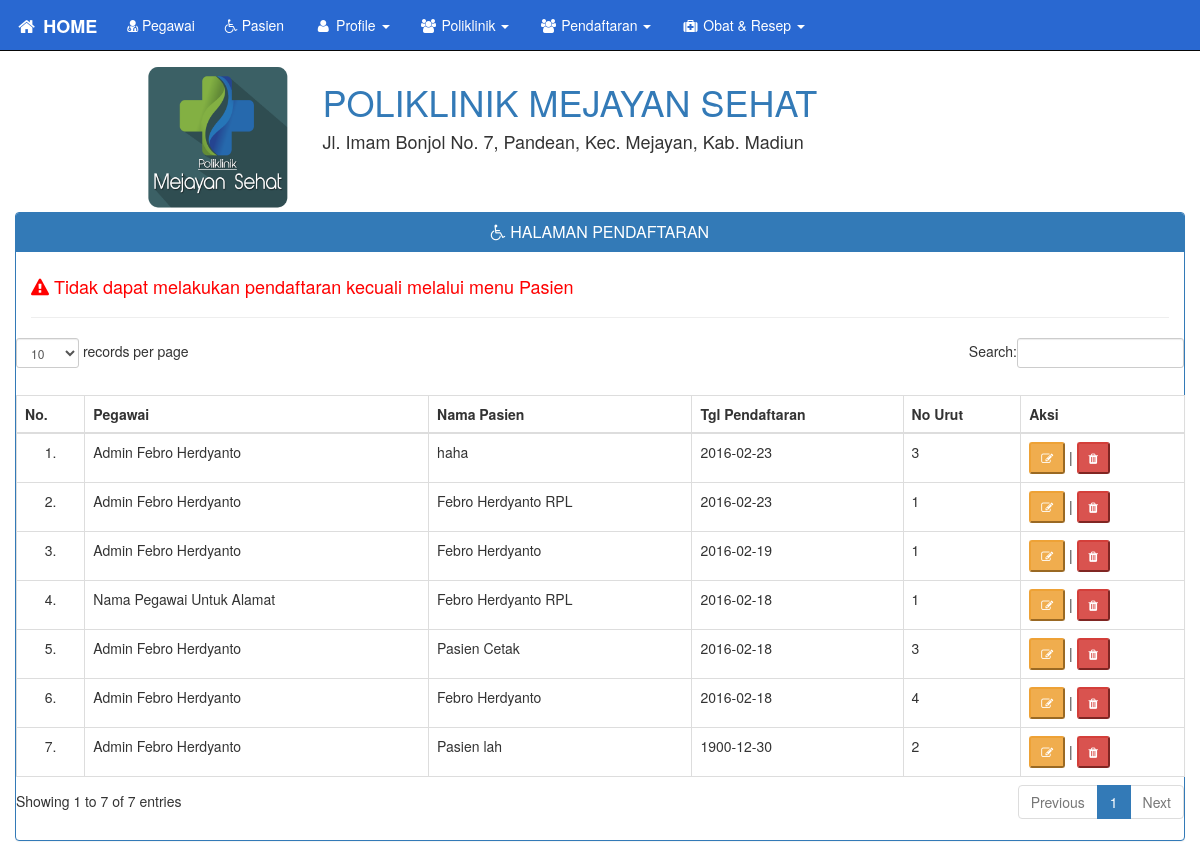
/index.php?halaman=Pendaftaran (signed in), run on the app's committed database.
### tables this page shows
CREATE TABLE IF NOT EXISTS `pendaftaran` (
  `no_pendaftaran` int(10) NOT NULL AUTO_INCREMENT,
  `NIP` varchar(20) NOT NULL,
  `no_pasien` int(10) NOT NULL,
  `tgl_pendaftaran` date NOT NULL,
  `no_urut` int(10) NOT NULL,
  PRIMARY KEY (`no_pendaftaran`),
  KEY `NIP` (`NIP`),
  KEY `no_pasien` (`no_pasien`)
);

CREATE TABLE IF NOT EXISTS `pegawai` (
  `NIP` varchar(30) NOT NULL,
  `nama_pegawai` varchar(50) NOT NULL,
  `alamat_pegawai` text NOT NULL,
  `telp_pegawai` varchar(15) NOT NULL,
  `tgl_lahir_pegawai` date NOT NULL,
  `jenkel_pegawai` varchar(2) NOT NULL,
  PRIMARY KEY (`NIP`)
);

CREATE TABLE IF NOT EXISTS `pasien` (
  `no_pasien` int(10) NOT NULL AUTO_INCREMENT,
  `nama_pasien` varchar(50) NOT NULL,
  `alamat_pasien` text NOT NULL,
  `telp_pasien` varchar(15) NOT NULL,
  `tgl_lahir_pasien` date NOT NULL,
  `jenkel_pasien` text NOT NULL,
  `tgl_registrasi` date NOT NULL,
  PRIMARY KEY (`no_pasien`)
);

### isi/pendaftaran/pendaftaran.php (the view, shortened to what this page needs)
<div class="clearfix">
<div class="panel panel-primary">
<div class="panel-heading">
	<h2 class="panel-title" align="center"><i class="fa fa-wheelchair"></i>
		HALAMAN PENDAFTARAN</h2>
</div>
<div class="panel-body">
<font color="red">
<h4><i class="fa fa-warning"></i> Tidak dapat melakukan pendaftaran kecuali melalui menu Pasien</h4>
</font>
<hr>
<div class="row">
	<table id="pendaftaran" class="table table-bordered table-hover">
		<caption align="center"> </caption>
		<thead>
			<th align="center">No.</th>
			<th align="center">Pegawai</th>
			<th align="center">Nama Pasien</th>
			<th align="center">Tgl Pendaftaran</th>
			<th align="center">No Urut</th>
			<th align="center">Aksi</th>
		</thead>
		<tbody>
	<?php $qtampil = mysql_query("select * from pendaftaran order by tgl_pendaftaran DESC");
		$no = 1;
		while($tm = mysql_fetch_array($qtampil)){?>
		<tr>
			<td align="center"><?php echo $no; ?>.</td>
			<td><?php $qnpeg = mysql_query("select * from pegawai where NIP='$tm[NIP]'");
			 while($npg = mysql_fetch_array($qnpeg)){ echo $npg['nama_pegawai']; } ?></td>
			<td><?php $qnpas = mysql_query("select * from pasien where no_pasien='$tm[no_pasien]'");
			 while($nps = mysql_fetch_array($qnpas)){ echo $nps['nama_pasien']; } ?></td>
			<td><?php echo $tm['tgl_pendaftaran'] ;?></td>
			<td><?php echo $tm['no_urut'] ;?></td>
			<td>
				<a href="index.php?halaman=Edit-Pendaftaran&no=<?php
					echo $tm['no_pendaftaran'] ;?>">
				<button class="btn-sm btn-warning"><i class="fa fa-edit"></i></button></a>
				| <a href="isi/pendaftaran/hapuspendaftaran.php?no=<?php echo
				$tm['no_pendaftaran'] ;?>"
				onclick="return confirm('Anda Yakin untuk menghapus Data Pendaftaran?')">
				<button class="btn-sm btn-danger"><i class="fa fa-trash"></i></button></a>
			</td>
		</tr>
		<?php $no++; } ?>
		</tbody>
	</table>
</div>
</div>
</div>
</div>

### data on the page
pendaftaran: tgl_pendaftaran "2016-02-23", no_urut "3"
pegawai: nama_pegawai "Admin Febro Herdyanto"
pasien: nama_pasien "haha"
pendaftaran: tgl_pendaftaran "2016-02-23", no_urut "1"
pasien: nama_pasien "Febro Herdyanto RPL"
pendaftaran: tgl_pendaftaran "2016-02-19", no_urut "1"
pasien: nama_pasien "Febro Herdyanto"
pendaftaran: tgl_pendaftaran "2016-02-18", no_urut "1"
pegawai: nama_pegawai "Nama Pegawai Untuk Alamat"
pendaftaran: tgl_pendaftaran "2016-02-18", no_urut "3"
pasien: nama_pasien "Pasien Cetak"
pendaftaran: tgl_pendaftaran "2016-02-18", no_urut "4"
pendaftaran: tgl_pendaftaran "1900-12-30", no_urut "2"
pasien: nama_pasien "Pasien lah"
